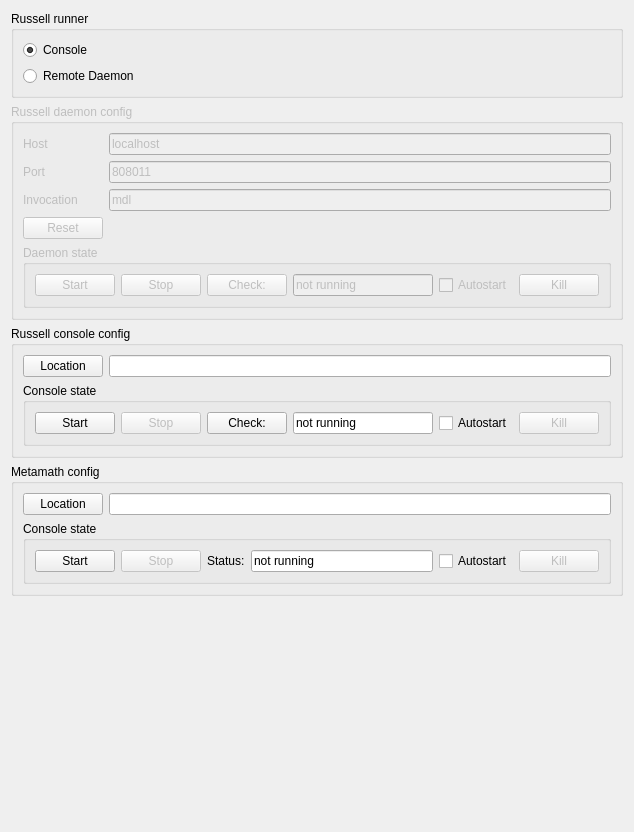
<?xml version="1.0" encoding="UTF-8"?>
<ui version="4.0">
 <class>RussellConfig</class>
 <widget class="QWidget" name="RussellConfig">
  <property name="geometry">
   <rect>
    <x>0</x>
    <y>0</y>
    <width>634</width>
    <height>832</height>
   </rect>
  </property>
  <property name="sizePolicy">
   <sizepolicy hsizetype="Expanding" vsizetype="Fixed">
    <horstretch>0</horstretch>
    <verstretch>0</verstretch>
   </sizepolicy>
  </property>
  <layout class="QVBoxLayout" name="verticalLayout_2">
   <item>
    <widget class="QGroupBox" name="groupBox">
     <property name="title">
      <string>Russell runner</string>
     </property>
     <layout class="QVBoxLayout" name="verticalLayout">
      <item>
       <widget class="QRadioButton" name="russellConsoleRadioButton">
        <property name="text">
         <string>Console</string>
        </property>
        <property name="checked">
         <bool>true</bool>
        </property>
       </widget>
      </item>
      <item>
       <widget class="QRadioButton" name="russellDaemonRadioButton">
        <property name="text">
         <string>Remote Daemon</string>
        </property>
        <property name="checked">
         <bool>false</bool>
        </property>
       </widget>
      </item>
     </layout>
    </widget>
   </item>
   <item>
    <widget class="QGroupBox" name="russellConfigGroupBox">
     <property name="enabled">
      <bool>false</bool>
     </property>
     <property name="title">
      <string>Russell daemon config</string>
     </property>
     <layout class="QGridLayout" name="gridLayout">
      <item row="0" column="0">
       <widget class="QLabel" name="russellHostLabel">
        <property name="text">
         <string>Host</string>
        </property>
       </widget>
      </item>
      <item row="0" column="1">
       <widget class="QLineEdit" name="russellHostEdit">
        <property name="text">
         <string>localhost</string>
        </property>
        <property name="frame">
         <bool>true</bool>
        </property>
       </widget>
      </item>
      <item row="1" column="0">
       <widget class="QLabel" name="russellPortLabel">
        <property name="text">
         <string>Port</string>
        </property>
       </widget>
      </item>
      <item row="1" column="1">
       <widget class="QLineEdit" name="russellPortEdit">
        <property name="text">
         <string>808011</string>
        </property>
       </widget>
      </item>
      <item row="2" column="0">
       <widget class="QLabel" name="russellInvocationLabel">
        <property name="text">
         <string>Invocation</string>
        </property>
       </widget>
      </item>
      <item row="2" column="1">
       <widget class="QLineEdit" name="russellInvocationEdit">
        <property name="text">
         <string>mdl</string>
        </property>
       </widget>
      </item>
      <item row="3" column="0">
       <widget class="QPushButton" name="russellResetButton">
        <property name="text">
         <string>Reset</string>
        </property>
       </widget>
      </item>
      <item row="4" column="0" colspan="2">
       <widget class="QGroupBox" name="russellStateGroupBox">
        <property name="title">
         <string>Daemon state</string>
        </property>
        <layout class="QHBoxLayout" name="horizontalLayout_2">
         <item>
          <widget class="QPushButton" name="russellStartButton">
           <property name="text">
            <string>Start</string>
           </property>
          </widget>
         </item>
         <item>
          <widget class="QPushButton" name="russellStopButton">
           <property name="enabled">
            <bool>false</bool>
           </property>
           <property name="text">
            <string>Stop</string>
           </property>
          </widget>
         </item>
         <item>
          <widget class="QPushButton" name="russellCheckButton">
           <property name="enabled">
            <bool>false</bool>
           </property>
           <property name="text">
            <string>Check:</string>
           </property>
          </widget>
         </item>
         <item>
          <widget class="QLineEdit" name="russellAliveEdit">
           <property name="text">
            <string>not running</string>
           </property>
           <property name="readOnly">
            <bool>true</bool>
           </property>
          </widget>
         </item>
         <item>
          <widget class="QCheckBox" name="russellAutostartCheckBox">
           <property name="text">
            <string>Autostart</string>
           </property>
          </widget>
         </item>
         <item>
          <widget class="QPushButton" name="russellKillButton">
           <property name="enabled">
            <bool>false</bool>
           </property>
           <property name="text">
            <string>Kill</string>
           </property>
          </widget>
         </item>
        </layout>
       </widget>
      </item>
     </layout>
    </widget>
   </item>
   <item>
    <widget class="QGroupBox" name="russellConsoleConfigGroupBox">
     <property name="title">
      <string>Russell console config</string>
     </property>
     <layout class="QGridLayout" name="gridLayout_3">
      <item row="0" column="0">
       <widget class="QPushButton" name="russellConsoleLookupButton">
        <property name="text">
         <string>Location</string>
        </property>
       </widget>
      </item>
      <item row="0" column="1">
       <widget class="QLineEdit" name="russellConsoleInvocationEdit">
        <property name="text">
         <string/>
        </property>
        <property name="readOnly">
         <bool>true</bool>
        </property>
       </widget>
      </item>
      <item row="1" column="0" colspan="2">
       <widget class="QGroupBox" name="russellConsoleStateGroupBox">
        <property name="title">
         <string>Console state</string>
        </property>
        <layout class="QHBoxLayout" name="horizontalLayout_4">
         <item>
          <widget class="QPushButton" name="russellConsoleStartButton">
           <property name="text">
            <string>Start</string>
           </property>
          </widget>
         </item>
         <item>
          <widget class="QPushButton" name="russellConsoleStopButton">
           <property name="enabled">
            <bool>false</bool>
           </property>
           <property name="text">
            <string>Stop</string>
           </property>
          </widget>
         </item>
         <item>
          <widget class="QPushButton" name="russellConsoleCheckButton">
           <property name="enabled">
            <bool>true</bool>
           </property>
           <property name="text">
            <string>Check:</string>
           </property>
          </widget>
         </item>
         <item>
          <widget class="QLineEdit" name="russellConsoleAliveEdit">
           <property name="text">
            <string>not running</string>
           </property>
           <property name="readOnly">
            <bool>true</bool>
           </property>
          </widget>
         </item>
         <item>
          <widget class="QCheckBox" name="russellConsoleAutostartCheckBox">
           <property name="text">
            <string>Autostart</string>
           </property>
          </widget>
         </item>
         <item>
          <widget class="QPushButton" name="russellConsoleKillButton">
           <property name="enabled">
            <bool>false</bool>
           </property>
           <property name="text">
            <string>Kill</string>
           </property>
          </widget>
         </item>
        </layout>
       </widget>
      </item>
     </layout>
    </widget>
   </item>
   <item>
    <widget class="QGroupBox" name="metamathConfigGroupBox">
     <property name="title">
      <string>Metamath config</string>
     </property>
     <layout class="QGridLayout" name="gridLayout_2">
      <item row="0" column="0">
       <widget class="QPushButton" name="metamathLookupButton">
        <property name="text">
         <string>Location</string>
        </property>
       </widget>
      </item>
      <item row="1" column="0" colspan="2">
       <widget class="QGroupBox" name="metamathStateGroupBox">
        <property name="title">
         <string>Console state</string>
        </property>
        <layout class="QHBoxLayout" name="horizontalLayout">
         <item>
          <widget class="QPushButton" name="metamathStartButton">
           <property name="text">
            <string>Start</string>
           </property>
          </widget>
         </item>
         <item>
          <widget class="QPushButton" name="metamathStopButton">
           <property name="enabled">
            <bool>false</bool>
           </property>
           <property name="text">
            <string>Stop</string>
           </property>
          </widget>
         </item>
         <item>
          <widget class="QLabel" name="label">
           <property name="text">
            <string>Status:</string>
           </property>
          </widget>
         </item>
         <item>
          <widget class="QLineEdit" name="metamathAliveEdit">
           <property name="text">
            <string>not running</string>
           </property>
           <property name="readOnly">
            <bool>true</bool>
           </property>
          </widget>
         </item>
         <item>
          <widget class="QCheckBox" name="metamathAutostartCheckBox">
           <property name="text">
            <string>Autostart</string>
           </property>
          </widget>
         </item>
         <item>
          <widget class="QPushButton" name="metamathKillButton">
           <property name="enabled">
            <bool>false</bool>
           </property>
           <property name="text">
            <string>Kill</string>
           </property>
          </widget>
         </item>
        </layout>
       </widget>
      </item>
      <item row="0" column="1">
       <widget class="QLineEdit" name="metamathInvocationEdit">
        <property name="text">
         <string/>
        </property>
        <property name="readOnly">
         <bool>true</bool>
        </property>
       </widget>
      </item>
     </layout>
     <zorder>metamathInvocationEdit</zorder>
     <zorder>metamathLookupButton</zorder>
     <zorder>metamathStateGroupBox</zorder>
    </widget>
   </item>
   <item>
    <spacer name="verticalSpacer">
     <property name="orientation">
      <enum>Qt::Vertical</enum>
     </property>
     <property name="sizeHint" stdset="0">
      <size>
       <width>20</width>
       <height>205</height>
      </size>
     </property>
    </spacer>
   </item>
  </layout>
 </widget>
 <resources/>
 <connections/>
</ui>
